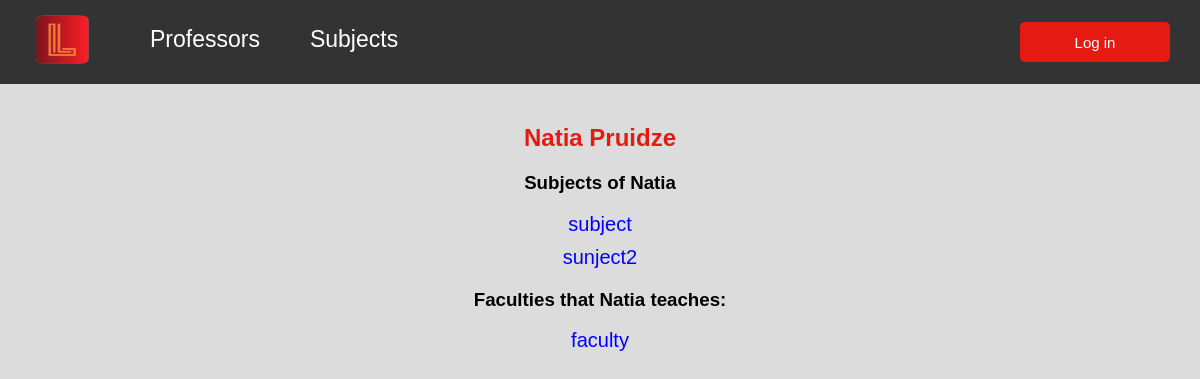
/lecturer/1, run on an earlier commit of the app's database.
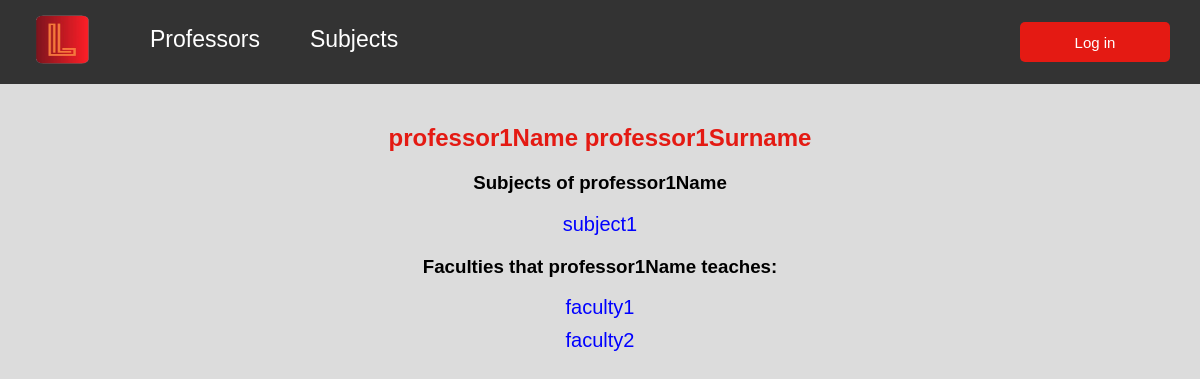
And on a later commit of the database.
### university/models/professor.py (models this page shows, shortened)
class Professor(models.Model):
    user = models.OneToOneField(User, on_delete=models.CASCADE, verbose_name=_("User"))
    name = models.CharField(max_length=100, verbose_name=_('First Name'))
    surname = models.CharField(max_length=100, verbose_name=_('Last Name'))
    email = models.EmailField(verbose_name=_('Email'), unique=True)
    class Meta:
        verbose_name = _('Professor')
        verbose_name_plural = _('Professors')

### university/models/subject.py (models this page shows, shortened)
class Subject(models.Model):
    professors = models.ManyToManyField(
        to="Professor",
        related_name="subjects",
        verbose_name=_("Lecturers"))
    title = models.CharField(max_length=100, verbose_name=_("Title"))
    short_description = models.TextField(verbose_name=_("Short Description"))
    syllabus = models.FileField(upload_to='syllabus', verbose_name=_("Syllabus"))
    class Meta:
        verbose_name = _("Subject")
        verbose_name_plural = _("Subjects")

### university/models/faculty.py (models this page shows, shortened)
class Faculty(models.Model):
    subjects = models.ManyToManyField(
        to="Subject",
        related_name='faculty',
        verbose_name=_("Subjects"))
    name = models.CharField(max_length=100, verbose_name=_("Name"))
    class Meta:
        verbose_name = _("Faculty")
        verbose_name_plural = _("Faculties")

### university/views/professor.py (the view)
# urls.py: path('lecturer/<int:lecturer_id>', get_lecturer, name='lecturer'),
def get_lecturer(request, lecturer_id):
    lecturer = get_object_or_404(Professor, pk=lecturer_id)
    subjects = lecturer.subjects.all()
    faculties = set()
    for subject in subjects:
        faculties.update(subject.faculty.all())
    return render(request, 'other/professor_detail.html',
                  {'lecturer': lecturer, 'faculties': faculties, 'subjects': subjects})

### university/context_processors.py (called while the page is built, shortened)
def user_roles(request):
    context = {}
    return context

### university/templates/other/professor_detail.html (shortened to what this page needs)
{% extends 'includes/base.html' %}
{% block content %}
    <h2>{{ lecturer.name }} {{ lecturer.surname }}</h2>
    <h3>Subjects of {{ lecturer.name }}</h3>
    <ul>
        {% for subject in subjects %}
            <li class="list-item"><a href="/subject/{{ subject.id }}">{{ subject.title }}</a></li>
        {% endfor %}
    </ul>
    <h3>Faculties that {{ lecturer.name }} teaches:</h3>
    <ul>
        {% for faculty in faculties %}
            <li class="list-item"><a href="/faculty/{{ faculty.id }}">{{ faculty.name }}</a></li>
        {% endfor %}
    </ul>
{% endblock %}

What changed in the data, as far as the page shows it:
no longer on this page (row edited): Subject: title "sunject2"
changed Professor: name "Natia" → "professor1Name"; surname "Pruidze" → "professor1Surname"
changed Subject: title "subject" → "subject1"
changed Faculty: name "faculty" → "faculty1"
added Faculty: name "faculty2"
